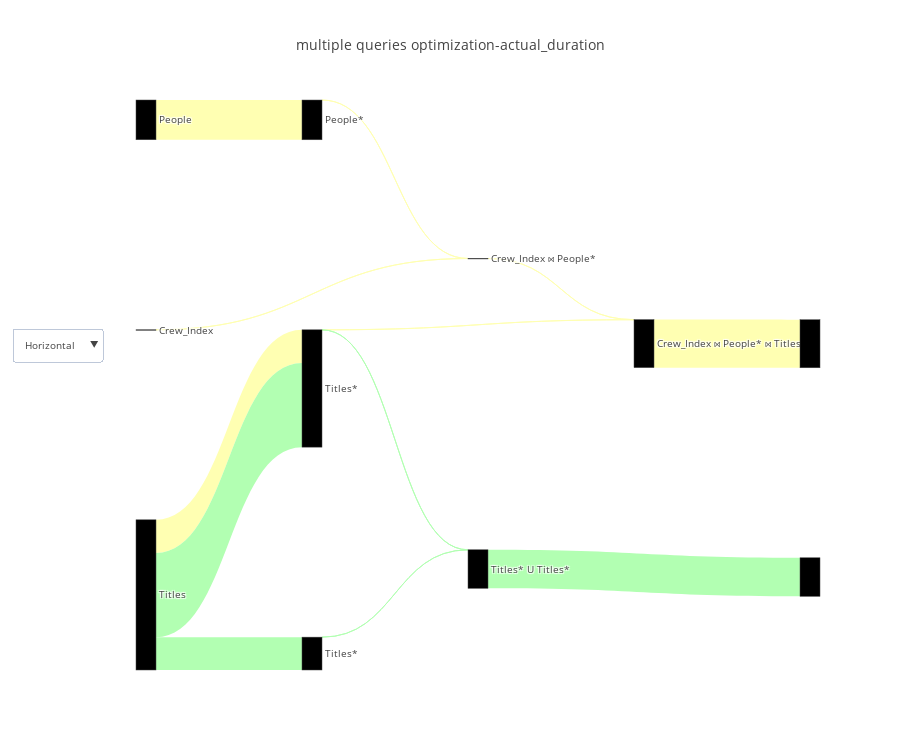

Here is the notebook cell this chart was saved with:
### Code cell
fake_flow_df = query_renderer.get_flow_df(queries, con_str=con_str)
# 2,6
query_renderer.vizualize(flow_df, metrics=["actual_duration"], title="multiple queries optimization",open_=False)
flow_df[["source","target", "label", "actual_duration", "actual_rows"]]

### Figure 1 — Plotly figure (JSON) as saved in the notebook; plotly's stock layout.template omitted (floating-point values rounded to 4 significant figures)
{"data": [{"link": {"color": ["#b2ffb2", "#b2ffb2", "#ffffb2", "#ffffb2", "#ffffb2", "#ffffb2", "#ffffb2", "#b2ffb2", "#b2ffb2", "#ffffb2", "#b2ffb2", "#ffffb2"], "label": ["\nDescription: Filter relation to hold only relevant records.Filter condition: (titles_1.genres = 'Action'::text)", "\nDescription: Used in a UNION to merge multiple record sets by appending them together.", "\nDescription: Finds relevant records based on an Index. Index Scans perform 2 read operations: one to read the index and another to read the actual value from the table.", "\nDescription: Finds relevant records by sequentially scanning the input record set. When reading from a table, Seq Scans (unlike Index Scans) perform a single read operation (only the table is read).", "\nDescription: Filter relation to hold only relevant records.Filter condition: (people.name = ANY ('{\"Owen Wilson\",\"Adam Sandler\",\"Jason Segel\"}'::text[]))", "\nDescription: Merges two record sets by looping through every record in the first set and trying to find a match in the second set. All matching records are returned.Inner Join", "\nDescription: Finds relevant records by sequentially scanning the input record set. When reading from a table, Seq Scans (unlike Index Scans) perform a single read operation (only the table is read).", "\nDescription: Finds relevant records by sequentially scanning the input record set. When reading from a table, Seq Scans (unlike Index Scans) perform a single read operation (only the table is read).", "\nDescription: Finds relevant records by sequentially scanning the input record set. When reading from a table, Seq Scans (unlike Index Scans) perform a single read operation (only the table is read).", "\nDescription: Filter relation to hold only relevant records.Filter condition: (titles.genres = 'Comedy'::text)", "\nDescription: Filter relation to hold only relevant records.Filter condition: (titles.genres = 'Comedy'::text)", "\nDescription: Joins to record sets by hashing one of them (using a Hash Scan).Inner Join with ( t i t l e s . t i t l e _ i d   =   c r e w . t i t l e _ i d )"], "source": [0, 1, 2, 3, 4, 5, 6, 6, 6, 7, 7, 8], "target": [1, 10, 5, 4, 5, 8, 7, 7, 0, 8, 1, 9], "value": [1, 839, 1, 865, 1, 2, 722, 1831, 715, 1, 1, 1045]}, "node": {"color": ["black", "black", "black", "black", "black", "black", "black", "black", "black", "black", "black", "black"], "label": ["Titles*", "Titles* U Titles*", "Crew_Index", "People", "People*", "Crew_Index ⋈ People*", "Titles", "Titles*", "Crew_Index ⋈ People* ⋈ Titles*"], "pad": 200}, "orientation": "h", "type": "sankey", "valueformat": ",", "valuesuffix": [" Seconds", " Seconds", " Seconds", " Seconds", " Seconds", " Seconds", " Seconds", " Seconds", " Seconds", " Seconds", " Seconds", " Seconds"]}], "layout": {"font": {"size": 10}, "height": 750, "title": "multiple queries optimization-actual_duration", "updatemenus": [{"buttons": [{"args": ["orientation", "h"], "label": "Horizontal", "method": "restyle"}, {"args": ["orientation", "v"], "label": "Vertical", "method": "restyle"}], "y": 0.6}]}}
